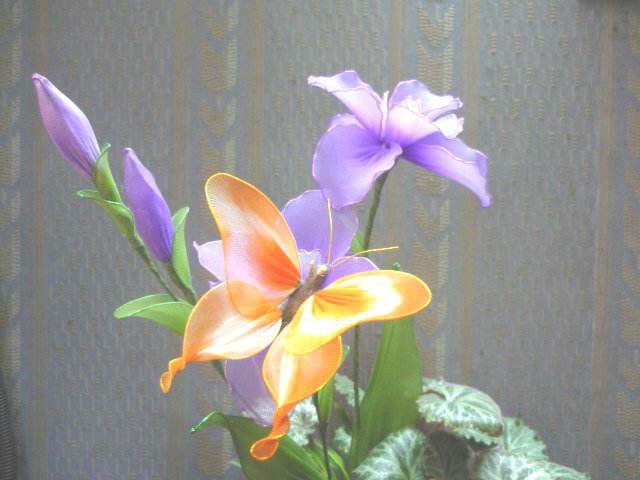
#> input picture datas/f4.jpg, 640 x 480 px
$ jupyter execute '12-LUT查表反色处理.ipynb'   (shell and % lines are left out)
#> lines starting #> are read from the running program, lines starting #| are printed output that depends on the picture
# LUT查表反色处理

[cell 1]
import matplotlib.pyplot as plt
import cv2
import numpy as np

[cell 2]
src = cv2.imread('../datas/f4.jpg')
#> src is the input picture: shape (480, 640, 3); mean B, G, R 142.8, 147.8, 150.1
rgb = cv2.cvtColor(src,cv2.COLOR_BGR2RGB)
gray = cv2.cvtColor(src,cv2.COLOR_BGR2GRAY)
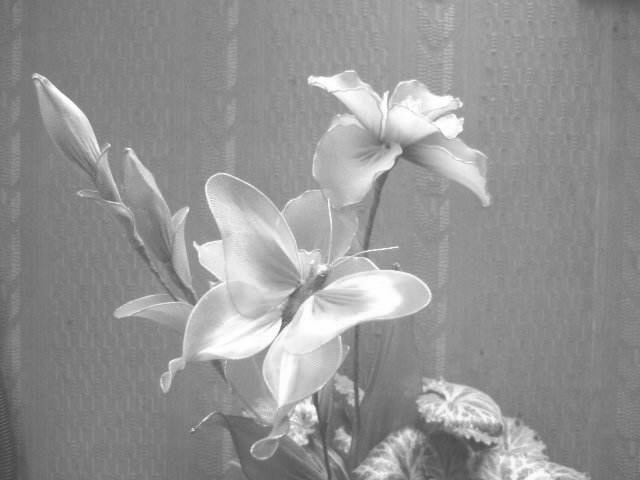
#> gray: shape (480, 640); min 66, max 255, mean 147.9
rgb_f = rgb.astype(np.float32)

[cell 3]
lut_table = np.zeros((256,),dtype=np.uint8)
for i in range(256):
    lut_table[i] = 255 - i

lookup_table = lut_table.copy()#np.zeros_like(lut_table)
dst = cv2.LUT(rgb,lookup_table)
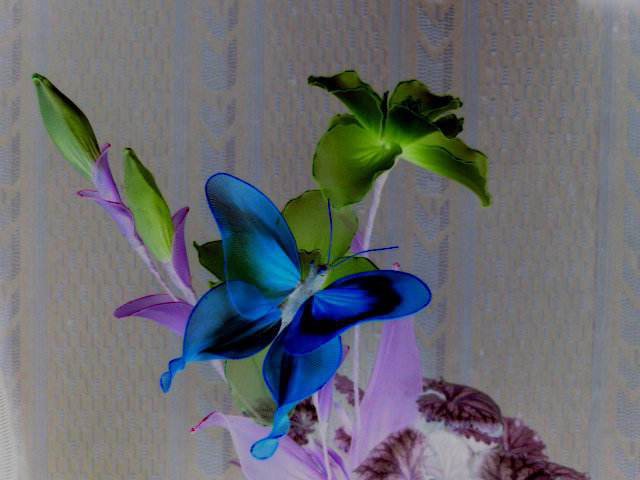
#> dst: shape (480, 640, 3); mean R, G, B 104.9, 107.2, 112.2

[cell 4]
plt.subplot(121)
plt.imshow(rgb)
plt.title('SRC')
plt.subplot(122)
plt.imshow(dst)
plt.title('LUT')
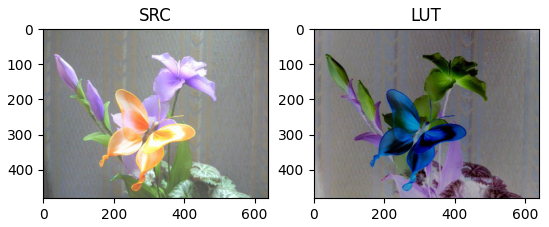
#> figure drawn by matplotlib, 2 panels

$ run again, with datas/f1.jpg copied over datas/f4.jpg
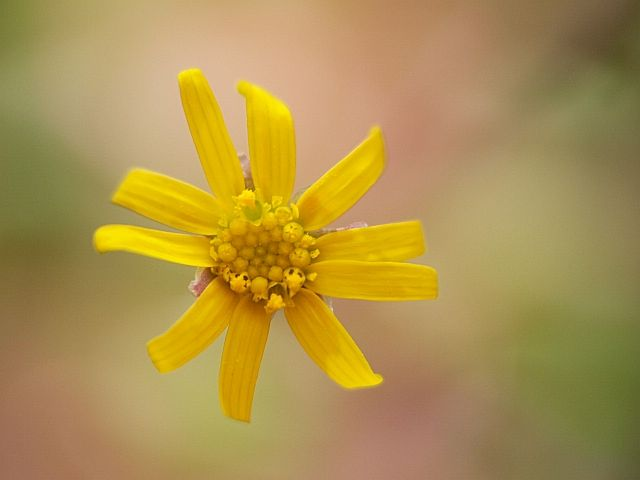
#> input picture datas/f1.jpg, 640 x 480 px
#> src is the input picture: shape (480, 640, 3); mean B, G, R 78.8, 145.8, 173.2
#> `dst = cv2.LUT(rgb,lookup_table)`:
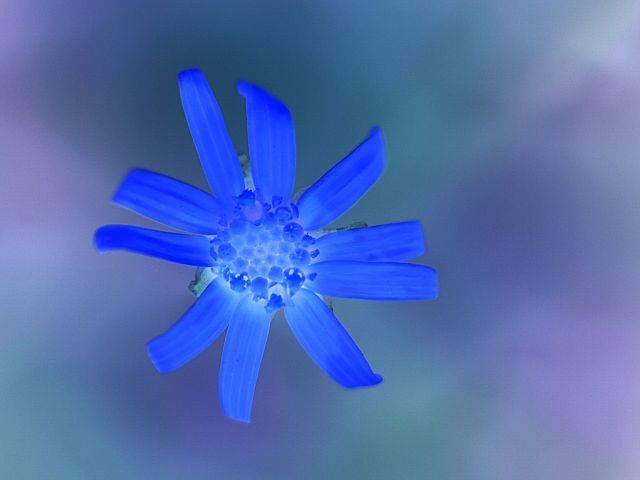
#> dst: shape (480, 640, 3); mean R, G, B 81.8, 109.2, 176.2
#> `[cell 4] plt.subplot(121) plt.imshow(rgb) plt.title('SRC') plt.subplot..`:
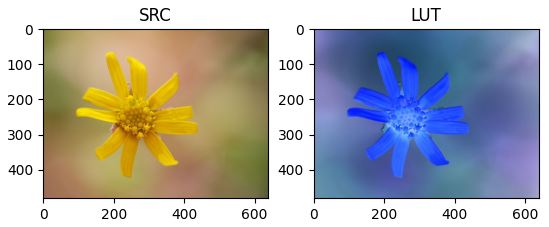
#> figure drawn by matplotlib, 2 panels

$ run again, with datas/f3.jpg copied over datas/f4.jpg
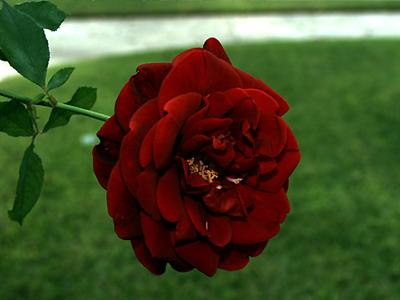
#> input picture datas/f3.jpg, 400 x 300 px
#> src is the input picture: shape (300, 400, 3); mean B, G, R 41.2, 78.6, 72.4
#> `dst = cv2.LUT(rgb,lookup_table)`:
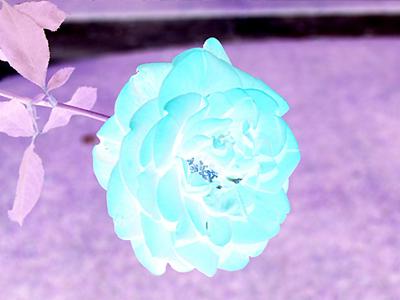
#> dst: shape (300, 400, 3); mean R, G, B 182.6, 176.4, 213.8
#> `[cell 4] plt.subplot(121) plt.imshow(rgb) plt.title('SRC') plt.subplot..`:
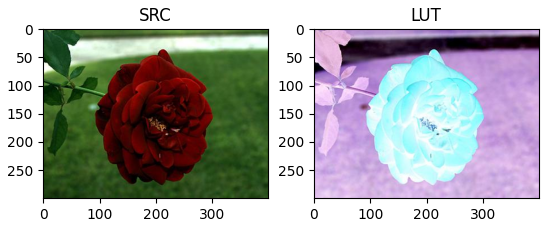
#> figure drawn by matplotlib, 2 panels
